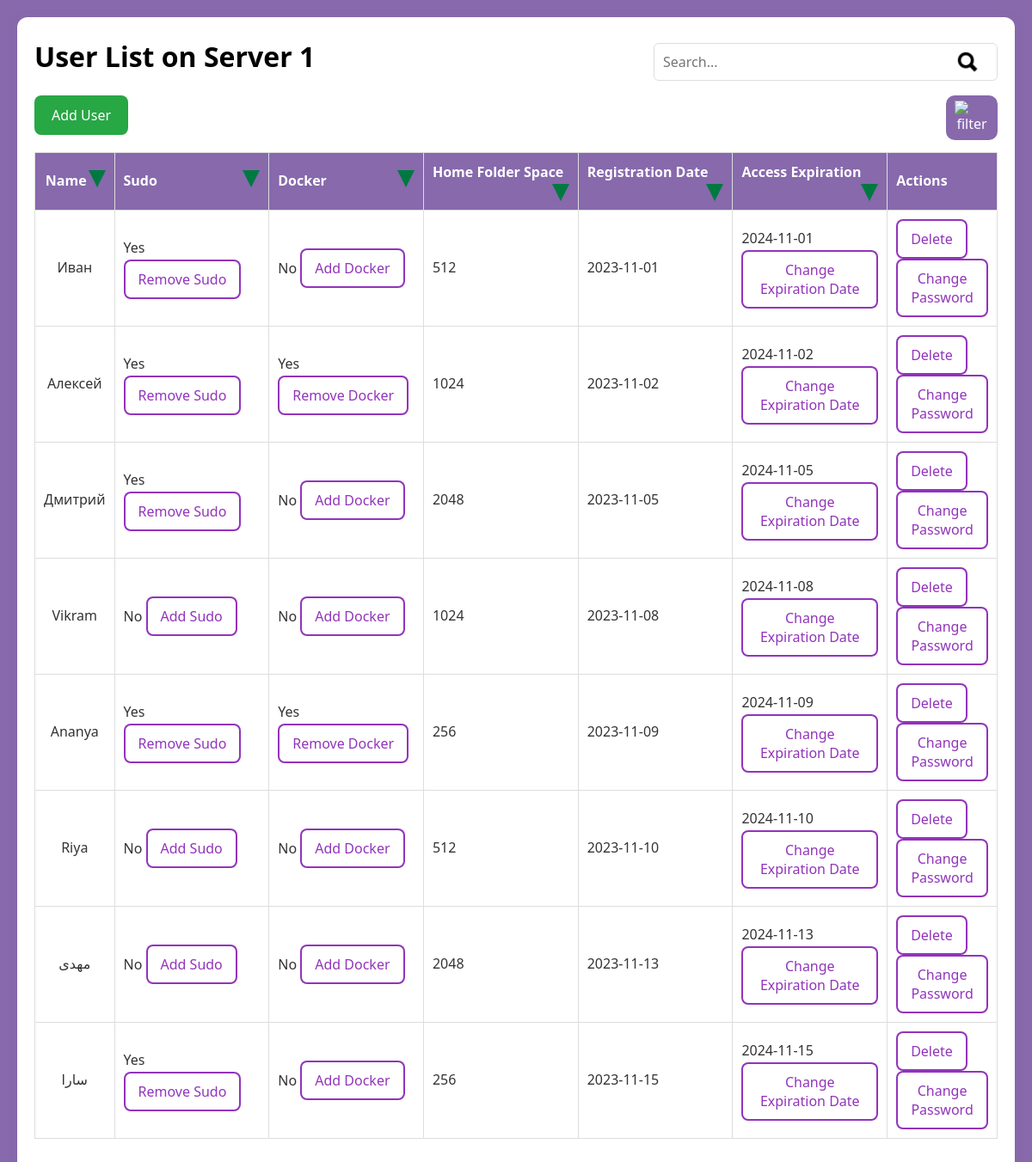
The page /group_users/Server 1/1 on the database its author committed.
### website/models.py (models this page shows)
class Server(db.Model):
    id = db.Column(db.Integer, primary_key=True)
    name = db.Column(db.String(100), nullable=False, unique=True)
    status = db.Column(db.String(10), nullable=False)

class User(db.Model):
    id = db.Column(db.Integer, primary_key=True)
    username = db.Column(db.String(100), nullable=False, unique=True)
    sudo = db.Column(db.Boolean, default=False)
    docker = db.Column(db.Boolean, default=False)
    home_size = db.Column(db.Integer)  # Size in MB
    registration_date = db.Column(db.String(20))
    expire_date = db.Column(db.String(20))
    server_id = db.Column(db.Integer, db.ForeignKey('server.id'), nullable=False)
    group_id = db.Column(db.Integer, db.ForeignKey('group.id'))

### website/views.py (the view)
@main_page.route("/group_users/<server_name>/<int:group_id>")
def group_users(server_name, group_id):
    group_users = User.query.filter_by(server_id=Server.query.filter_by(name=server_name).first().id, group_id=group_id).all()
    if not group_users:
        return render_template("group_users.html",
                               server_name=server_name,
                               group_id=group_id,
                               users=[],
                               message="No users found in this group.")
    return render_template("group_users.html", server_name=server_name, group_id=group_id, users=group_users)

### website/templates/group_users.html (shortened to what this page needs)
{% extends "base.html" %}
{% block content %}
<div class="container user-list">
  <div>
    <div style="float: left;">
      <h1>User List on {{ server_name }}</h1>
    </div>
    <div class="search-container">
      <form action="javascript:void(0);" method="GET" class="search-box" onsubmit="handleSearch()">
        <input type="text" name="query" placeholder="Search..." class="search-input" id="searchQuery">
        <button type="submit" class="search-icon" style="background-color: transparent;">
          <img src="../../static/search.png" alt="Search" class="search-icon">
        </button>
      </form>
    </div>
  </div>
  <div>
    <div style="float:right; margin-bottom: 10px;">
    <button onclick="openModal()" class="filter_button"><img class="filter" src="../../static/filter.png" alt="filter" /></button>
    </div>
    <a href="{{ url_for('main_page.add_users_to_group', server_name=server_name, group_id=group_id) }}">
    <button class="create-user" id="addUserBtn">Add User</button>
    </a>
  </div>
  <div>
  <table id="userTable">
    <thead>
      <tr>
        <th class="name-col">
          Name
          <button class = "triangle" onclick="sortTable('name')">
            <img src="../../static/triangle.png" alt="sort" style="width:20px; height:20px">
          </button>
        </th>
        <th class="sudo-col">
          Sudo
          <button class = "triangle" onclick="sortTable('sudo')">
            <img src="../../static/triangle.png" alt="sort" style="width:20px; height:20px">
          </button>
        </th>
        <th class="docker-col">
          Docker
          <button class = "triangle" onclick="sortTable('docker')">
            <img src="../../static/triangle.png" alt="sort" style="width:20px; height:20px">
          </button>
        </th>
        <th class="space-col">
          Home Folder Space
          <button class = "triangle" onclick="sortTable('space')">
            <img src="../../static/triangle.png" alt="sort" style="width:20px; height:20px">
          </button>
        </th>
        <th class="reg-date-col">
          Registration Date
          <button class = "triangle" onclick="sortTable('reg-date')">
            <img src="../../static/triangle.png" alt="sort" style="width:20px; height:20px">
          </button>
        </th>
        <th class="exp-date-col">
          Access Expiration
          <button class = "triangle" onclick="sortTable('exp-date')">
            <img src="../../static/triangle.png" alt="sort" style="width:20px; height:20px">
          </button>
        </th>
        <th class="actions-col">Actions</th>
      </tr>
    </thead>
      <tbody id="userTableBody">
        {% for user in users %}
          <tr class="user-row">
            <td>{{ user.username }}</td>
            <td>{% if user.sudo: %} Yes
              <button onclick="toggleSudo({{ user.id }}, false)"> Remove Sudo </button>
              {% else %} No
              <button onclick="toggleSudo({{ user.id }}, true)"> Add Sudo </button>
              {% endif %} </td>
            <td>{% if user.docker: %} Yes
              <button onclick="toggleDocker({{ user.id }}, false)"> Remove Docker </button>
              {% else %} No
              <button onclick="toggleDocker({{ user.id }}, true)"> Add Docker </button>
              {% endif %} </td>
            <td>{{ user.home_size or '-' }}</td>
            <td>{{ user.registration_date or '-' }}</td>
            <td>{{ user.expire_date or '-' }}
                <a href="{{ url_for('main_page.change_expiration', user_id=user.id, server_name=server_name) }}">
                        <button>Change Expiration Date</button>
                </a>
            </td>
            <td>
                <form action="{{ url_for('main_page.delete_user_route', user_id=user.id, server_name=server_name) }}" method="GET" style="display:inline;">
                        <button class="table button" type="submit">Delete</button>
                </form>
                <button onclick="openPasswordModal({{ user.id }})" >Change Password</button> </td>
          </tr>
        {% endfor %}
      </tbody>
  </table>
  </div>
</div>
{% endblock content %}

### website/static/styles.css (style rules this page uses)
* { box-sizing: border-box; margin: 0; padding: 0; font-family: 'Segoe UI', Tahoma, Geneva, Verdana, sans-serif; }
body { background-color: #8769ac; padding: 20px; color: #333; line-height: 1.6; }
.container { background-color: white; padding: 20px; margin-bottom: 20px; border-radius: 12px; box-shadow: 0 2px 12px rgba(135, 105, 172, 0.2); transition: transform 0.2s, box-shadow 0.2s; }
h1, h2 { text-align: center; margin-bottom: 20px; color: #000; }
h1 { font-size: 2rem; }
button { padding: 12px 20px; border: none; border-radius: 8px; cursor: pointer; background-color: #28a745; color: white; font-size: 1rem; transition: background-color 0.3s, transform 0.2s; }
table button, table form button { background-color: white; color: #70ac; border: 2px solid #70ac; padding: 10px 15px; border-radius: 8px; font-size: 1rem; cursor: pointer; transition: background-color 0.3s, color 0.3s, transform 0.2s; }
form { display: flex; flex-direction: column; gap: 15px; margin-top: 10px; }
form input[type="text"], form input[type="password"], form input[type="date"] { padding: 10px; border: 1px solid #ddd; border-radius: 6px; font-size: 1rem; }
form button { align-self: flex-start; background-color: #28a745; }
table { width: 100%; border-collapse: collapse; margin-top: 20px; }
table th, table td { padding: 10px; border: 1px solid #ddd; text-align: left; }
thead { background-color: #8769ac; color: white; }
.search-container { float: right; }
.search-box { position: relative; width: 400px; }
.search-input { width: 100%; padding: 8px 40px 8px 10px; font-size: 16px; border: 1px solid #ccc; border-radius: 4px; outline: none; }
.search-icon { position: absolute; top: 10%; right: 10px; width: 30px; height: 30px; cursor: pointer; border-radius: 30%; background-color: transparent; border: none; padding: 0; }
.filter_button { padding: 6px 10px; border: none; border-radius: 10px; cursor: pointer; background-color: #8769ac; color: white; font-size: 1rem; transition: background-color 0.3s, transform 0.2s; }
.filter { float : right; width: 40px; height: 40px; object-fit: cover; object-position: top; background_color: #8769ac; }
.container.user-list > div { display: block; width: 100%; clear: both; margin-bottom: 20px; transition: 0px; }
.triangle { width: 20px; height: 20px; background-color: #8769ac; border : 0px; margin: 0px; padding: 0px; float: right; }
.name-col { width: 10%; }
.sudo-col, .docker-col, .space-col, .reg-date-col, .exp-date-col { width: 16%; }
.actions-col { width: 10%; }
table th:first-child, table td:first-child { width: 5%; text-align: center; }

### rows shown on the page
Server: name "Server 1"
User: username "Иван", home_size "512", registration_date "2023-11-01", expire_date "2024-11-01"
User: username "Алексей", home_size "1024", registration_date "2023-11-02", expire_date "2024-11-02"
User: username "Дмитрий", home_size "2048", registration_date "2023-11-05", expire_date "2024-11-05"
User: username "Vikram", home_size "1024", registration_date "2023-11-08", expire_date "2024-11-08"
User: username "Ananya", home_size "256", registration_date "2023-11-09", expire_date "2024-11-09"
User: username "Riya", home_size "512", registration_date "2023-11-10", expire_date "2024-11-10"
User: username "مهدی", home_size "2048", registration_date "2023-11-13", expire_date "2024-11-13"
User: username "سارا", home_size "256", registration_date "2023-11-15", expire_date "2024-11-15"
